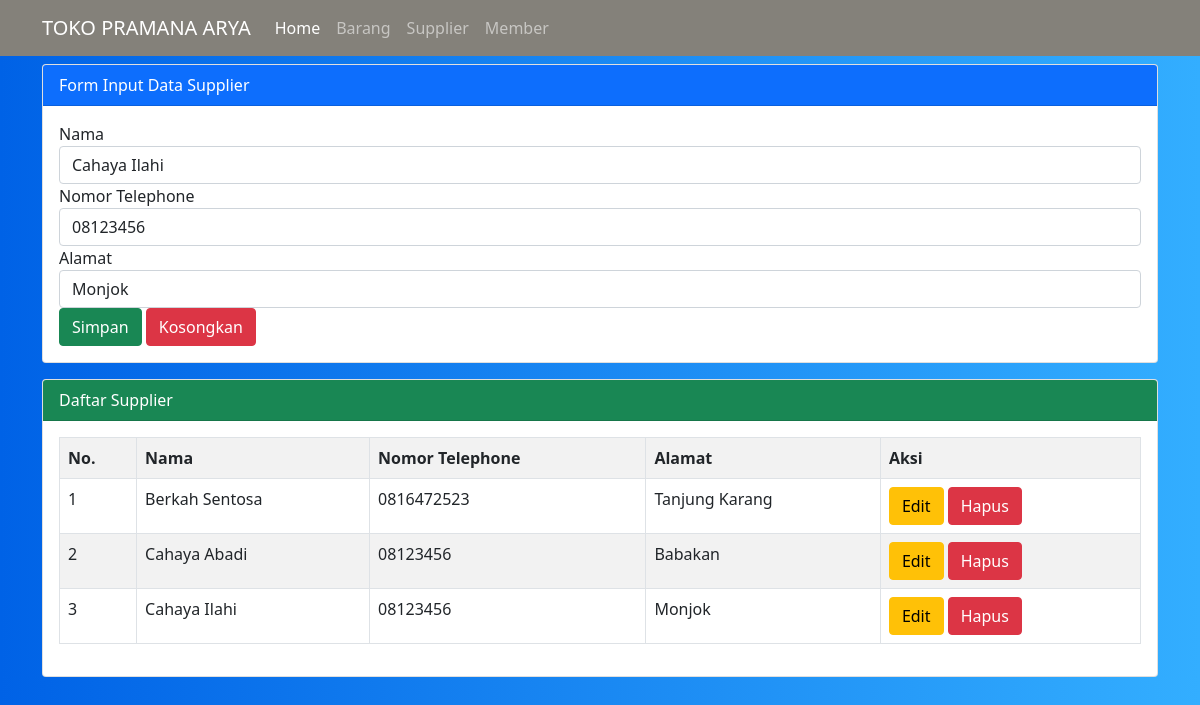
/supplier.php?hal=edit&id=1, run on the app's committed database.
### tables this page shows
CREATE TABLE `supplier` (
  `id_supplier` int(11) NOT NULL,
  `nama_supplier` varchar(30) NOT NULL,
  `no_telp` char(15) NOT NULL,
  `alamat` varchar(100) NOT NULL
);

### supplier.php (the view, shortened to what this page needs)
<?php
  $server = "localhost";
  $user = "root";
  $pass = "";
  $database = "uas-web";
  $koneksi = mysqli_connect($server, $user, $pass, $database)or die(mysqli_error($koneksi));
  if(isset($_GET['hal']))
  {
    if(@$_GET['hal'] == "edit")
    {
      $tampil = mysqli_query($koneksi, "SELECT * FROM supplier WHERE id_supplier = '$_GET[id]' ");
      $data = mysqli_fetch_array($tampil);
      if($data)
      {
        $vnama = $data['nama_supplier'];
        $vtelp = $data['no_telp'];
        $valamat = $data['alamat'];
      }
    }
  }
?>
<!doctype html>
<html lang="en">
  <head>
    <link href="https://cdn.jsdelivr.net/npm/bootstrap@5.0.0-beta1/dist/css/bootstrap.min.css" rel="stylesheet">
  </head>
<body style="background: linear-gradient(to right, #0062E6, #33AEFF)">
    <nav class="navbar navbar-expand-lg navbar-dark fixed-top" id="mainnav" style="background-color: #84817a">
      <div class="container">
        <a class="navbar-brand" href="#">TOKO PRAMANA ARYA</a>
        <div class="collapse navbar-collapse" id="navbarNav">
          <ul class="navbar-nav ml-auto">
            <li class="nav-item">
              <a class="nav-link active" aria-current="page" href="home.php">Home</a>
            </li>
            <li class="nav-item">
              <a class="nav-link" href="barang.php">Barang</a>
            </li>
            <li class="nav-item">
              <a class="nav-link" href="supplier.php">Supplier</a>
            </li>
            <li class="nav-item">
              <a class="nav-link" href="member.php">Member</a>
            </li>
          </ul>
        </div>
      </div>
    </nav>
<br><br>
    <div class="container">
      <div class="card mt-3">
        <div class="card-header bg-primary text-white">
          Form Input Data Supplier
        </div>
        <div class="card-body">
          <form method="post" action="">
            <div class="form-group">
              <label>Nama</label>
              <input type="text" name="tnama" value="<?=@$vnama?>" class="form-control" placeholder="Input Nama supplier disini!" required>
            </div>
            <div class="form-group">
              <label>Nomor Telephone</label>
              <input type="text" name="ttelp" value="<?=@$vtelp?>" class="form-control" placeholder="Input Nomor supplier disini!" required>
            </div>
            <div class="form-group">
              <label>Alamat</label>
              <input type="text" name="talamat" value="<?=@$valamat?>" class="form-control" placeholder="Input Alamat supplier disini!" required>
            </div>
            <button type="submit" class="btn btn-success" name="bsimpan">Simpan</button>
            <button type="reset" class="btn btn-danger" name="breset">Kosongkan</button>
          </form>
        </div>
      </div>
      <div class="card mt-3">
        <div class="card-header bg-success text-white">
          Daftar Supplier
        </div>
        <div class="card-body">
          <table class="table table-bordered table-striped">
            <tr>
              <th>No.</th>
              <th>Nama</th>
              <th>Nomor Telephone</th>
              <th>Alamat</th>
              <th>Aksi</th>
            </tr>
            <?php
              $no = 1;
              $tampil = mysqli_query($koneksi, "SELECT * from supplier order by id_supplier desc");
              while($data = mysqli_fetch_array($tampil)) :
            ?>
            <tr>
              <td><?=$no++;?></td>
              <td><?=$data['nama_supplier']?></td>
              <td><?=$data['no_telp']?></td>
              <td><?=$data['alamat']?></td>
              <td>
                <a href="supplier.php?hal=edit&id=<?=$data['id_supplier']?>" class="btn btn-warning"> Edit </a>
                <a href="supplier.php?hal=hapus&id=<?=$data['id_supplier']?>"
                   onclick="return confirm('Apakah yakin ingin menghapus data ini?')" class="btn btn-danger"> Hapus </a>
              </td>
            </tr>
          <?php endwhile;  ?>
          </table>
        </div>
      </div>
</div>
  </body>
</html>

### data on the page
supplier: tnama "Cahaya Ilahi", ttelp "08123456", talamat "Monjok", nama_supplier "Cahaya Ilahi", no_telp "08123456", alamat "Monjok"
supplier: nama_supplier "Berkah Sentosa", no_telp "0816472523", alamat "Tanjung Karang"
supplier: nama_supplier "Cahaya Abadi", no_telp "08123456", alamat "Babakan"
